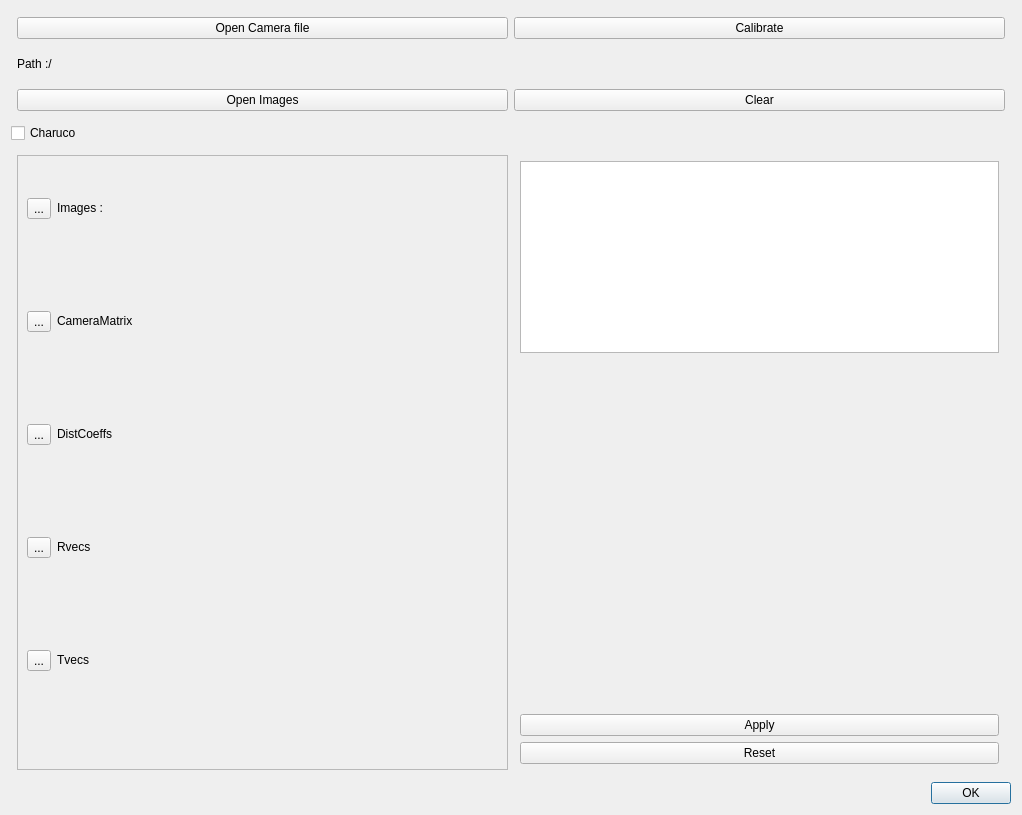
<?xml version="1.0" encoding="UTF-8"?>
<ui version="4.0">
 <class>CameraParamDialog</class>
 <widget class="QDialog" name="CameraParamDialog">
  <property name="geometry">
   <rect>
    <x>0</x>
    <y>0</y>
    <width>1022</width>
    <height>815</height>
   </rect>
  </property>
  <property name="windowTitle">
   <string>Dialog</string>
  </property>
  <layout class="QVBoxLayout" name="verticalLayout_2">
   <item>
    <layout class="QHBoxLayout" name="horizontalLayout">
     <property name="leftMargin">
      <number>6</number>
     </property>
     <property name="topMargin">
      <number>6</number>
     </property>
     <property name="rightMargin">
      <number>6</number>
     </property>
     <property name="bottomMargin">
      <number>6</number>
     </property>
     <item>
      <widget class="QPushButton" name="btn_openCamera">
       <property name="text">
        <string>Open Camera file</string>
       </property>
      </widget>
     </item>
     <item>
      <widget class="QPushButton" name="btn_calibrate">
       <property name="text">
        <string>Calibrate</string>
       </property>
      </widget>
     </item>
    </layout>
   </item>
   <item>
    <layout class="QHBoxLayout" name="horizontalLayout_3">
     <property name="leftMargin">
      <number>6</number>
     </property>
     <property name="topMargin">
      <number>6</number>
     </property>
     <property name="rightMargin">
      <number>6</number>
     </property>
     <property name="bottomMargin">
      <number>6</number>
     </property>
     <item>
      <widget class="QLabel" name="label">
       <property name="sizePolicy">
        <sizepolicy hsizetype="Fixed" vsizetype="Fixed">
         <horstretch>0</horstretch>
         <verstretch>0</verstretch>
        </sizepolicy>
       </property>
       <property name="text">
        <string>Path :/</string>
       </property>
      </widget>
     </item>
     <item>
      <widget class="QLabel" name="label_pathfile">
       <property name="sizePolicy">
        <sizepolicy hsizetype="Preferred" vsizetype="Fixed">
         <horstretch>0</horstretch>
         <verstretch>0</verstretch>
        </sizepolicy>
       </property>
       <property name="text">
        <string/>
       </property>
      </widget>
     </item>
    </layout>
   </item>
   <item>
    <layout class="QHBoxLayout" name="horizontalLayout_4">
     <property name="leftMargin">
      <number>6</number>
     </property>
     <property name="topMargin">
      <number>6</number>
     </property>
     <property name="rightMargin">
      <number>6</number>
     </property>
     <property name="bottomMargin">
      <number>6</number>
     </property>
     <item>
      <widget class="QPushButton" name="btn_openImages">
       <property name="text">
        <string>Open Images</string>
       </property>
      </widget>
     </item>
     <item>
      <widget class="QPushButton" name="btn_clear">
       <property name="text">
        <string>Clear</string>
       </property>
      </widget>
     </item>
    </layout>
   </item>
   <item>
    <widget class="QCheckBox" name="cb_charuco">
     <property name="text">
      <string>Charuco</string>
     </property>
    </widget>
   </item>
   <item>
    <layout class="QHBoxLayout" name="horizontalLayout_2">
     <property name="leftMargin">
      <number>6</number>
     </property>
     <property name="topMargin">
      <number>6</number>
     </property>
     <property name="rightMargin">
      <number>6</number>
     </property>
     <property name="bottomMargin">
      <number>6</number>
     </property>
     <item>
      <widget class="QScrollArea" name="scrollArea">
       <property name="sizePolicy">
        <sizepolicy hsizetype="Expanding" vsizetype="Expanding">
         <horstretch>0</horstretch>
         <verstretch>0</verstretch>
        </sizepolicy>
       </property>
       <property name="widgetResizable">
        <bool>true</bool>
       </property>
       <widget class="QWidget" name="scrollAreaWidgetContents">
        <property name="geometry">
         <rect>
          <x>0</x>
          <y>0</y>
          <width>491</width>
          <height>587</height>
         </rect>
        </property>
        <layout class="QGridLayout" name="gridLayout">
         <item row="8" column="1">
          <widget class="QLabel" name="print_rvecs">
           <property name="sizePolicy">
            <sizepolicy hsizetype="Fixed" vsizetype="Fixed">
             <horstretch>0</horstretch>
             <verstretch>0</verstretch>
            </sizepolicy>
           </property>
           <property name="text">
            <string/>
           </property>
          </widget>
         </item>
         <item row="9" column="0">
          <widget class="QToolButton" name="btn_tvecs">
           <property name="text">
            <string>...</string>
           </property>
          </widget>
         </item>
         <item row="2" column="1">
          <widget class="QLabel" name="label_cameramatrix">
           <property name="sizePolicy">
            <sizepolicy hsizetype="MinimumExpanding" vsizetype="Fixed">
             <horstretch>0</horstretch>
             <verstretch>0</verstretch>
            </sizepolicy>
           </property>
           <property name="text">
            <string>CameraMatrix</string>
           </property>
          </widget>
         </item>
         <item row="5" column="1">
          <widget class="QLabel" name="label_5">
           <property name="sizePolicy">
            <sizepolicy hsizetype="Fixed" vsizetype="Fixed">
             <horstretch>0</horstretch>
             <verstretch>0</verstretch>
            </sizepolicy>
           </property>
           <property name="text">
            <string>DistCoeffs</string>
           </property>
          </widget>
         </item>
         <item row="5" column="0">
          <widget class="QToolButton" name="btn_distcoeff">
           <property name="text">
            <string>...</string>
           </property>
          </widget>
         </item>
         <item row="9" column="1">
          <widget class="QLabel" name="label_3">
           <property name="sizePolicy">
            <sizepolicy hsizetype="Fixed" vsizetype="Fixed">
             <horstretch>0</horstretch>
             <verstretch>0</verstretch>
            </sizepolicy>
           </property>
           <property name="text">
            <string>Tvecs</string>
           </property>
          </widget>
         </item>
         <item row="7" column="1">
          <widget class="QLabel" name="label_4">
           <property name="sizePolicy">
            <sizepolicy hsizetype="Fixed" vsizetype="Fixed">
             <horstretch>0</horstretch>
             <verstretch>0</verstretch>
            </sizepolicy>
           </property>
           <property name="text">
            <string>Rvecs</string>
           </property>
          </widget>
         </item>
         <item row="7" column="0">
          <widget class="QToolButton" name="btn_rvecs">
           <property name="text">
            <string>...</string>
           </property>
          </widget>
         </item>
         <item row="2" column="0">
          <widget class="QToolButton" name="btn_cameramatrix">
           <property name="text">
            <string>...</string>
           </property>
          </widget>
         </item>
         <item row="6" column="1">
          <widget class="QLabel" name="print_distcoeffs">
           <property name="sizePolicy">
            <sizepolicy hsizetype="Fixed" vsizetype="Fixed">
             <horstretch>0</horstretch>
             <verstretch>0</verstretch>
            </sizepolicy>
           </property>
           <property name="text">
            <string/>
           </property>
          </widget>
         </item>
         <item row="3" column="1">
          <widget class="QLabel" name="print_cameramatrix">
           <property name="sizePolicy">
            <sizepolicy hsizetype="Fixed" vsizetype="Fixed">
             <horstretch>0</horstretch>
             <verstretch>0</verstretch>
            </sizepolicy>
           </property>
           <property name="text">
            <string/>
           </property>
          </widget>
         </item>
         <item row="10" column="1">
          <widget class="QLabel" name="print_tvecs">
           <property name="sizePolicy">
            <sizepolicy hsizetype="Fixed" vsizetype="Fixed">
             <horstretch>0</horstretch>
             <verstretch>0</verstretch>
            </sizepolicy>
           </property>
           <property name="text">
            <string/>
           </property>
          </widget>
         </item>
         <item row="0" column="1">
          <widget class="QLabel" name="label_2">
           <property name="sizePolicy">
            <sizepolicy hsizetype="Fixed" vsizetype="Fixed">
             <horstretch>0</horstretch>
             <verstretch>0</verstretch>
            </sizepolicy>
           </property>
           <property name="text">
            <string>Images :</string>
           </property>
          </widget>
         </item>
         <item row="0" column="0">
          <widget class="QToolButton" name="btn_printimages">
           <property name="text">
            <string>...</string>
           </property>
          </widget>
         </item>
         <item row="1" column="1">
          <widget class="QLabel" name="print_images">
           <property name="sizePolicy">
            <sizepolicy hsizetype="Fixed" vsizetype="Fixed">
             <horstretch>0</horstretch>
             <verstretch>0</verstretch>
            </sizepolicy>
           </property>
           <property name="text">
            <string/>
           </property>
          </widget>
         </item>
        </layout>
       </widget>
      </widget>
     </item>
     <item>
      <layout class="QVBoxLayout" name="verticalLayout_3">
       <property name="leftMargin">
        <number>6</number>
       </property>
       <property name="topMargin">
        <number>6</number>
       </property>
       <property name="rightMargin">
        <number>6</number>
       </property>
       <property name="bottomMargin">
        <number>6</number>
       </property>
       <item>
        <widget class="QListWidget" name="list_imgcalib">
         <property name="sizePolicy">
          <sizepolicy hsizetype="Preferred" vsizetype="Preferred">
           <horstretch>0</horstretch>
           <verstretch>0</verstretch>
          </sizepolicy>
         </property>
        </widget>
       </item>
       <item>
        <widget class="QLabel" name="imgview">
         <property name="sizePolicy">
          <sizepolicy hsizetype="MinimumExpanding" vsizetype="MinimumExpanding">
           <horstretch>0</horstretch>
           <verstretch>0</verstretch>
          </sizepolicy>
         </property>
         <property name="text">
          <string/>
         </property>
        </widget>
       </item>
       <item>
        <widget class="QPushButton" name="btn_apply">
         <property name="text">
          <string>Apply</string>
         </property>
        </widget>
       </item>
       <item>
        <widget class="QPushButton" name="btn_reset">
         <property name="text">
          <string>Reset</string>
         </property>
        </widget>
       </item>
      </layout>
     </item>
    </layout>
   </item>
   <item>
    <widget class="QDialogButtonBox" name="buttonBox">
     <property name="orientation">
      <enum>Qt::Horizontal</enum>
     </property>
     <property name="standardButtons">
      <set>QDialogButtonBox::Ok</set>
     </property>
    </widget>
   </item>
  </layout>
 </widget>
 <resources/>
 <connections>
  <connection>
   <sender>buttonBox</sender>
   <signal>accepted()</signal>
   <receiver>CameraParamDialog</receiver>
   <slot>accept()</slot>
   <hints>
    <hint type="sourcelabel">
     <x>248</x>
     <y>254</y>
    </hint>
    <hint type="destinationlabel">
     <x>157</x>
     <y>274</y>
    </hint>
   </hints>
  </connection>
  <connection>
   <sender>buttonBox</sender>
   <signal>rejected()</signal>
   <receiver>CameraParamDialog</receiver>
   <slot>reject()</slot>
   <hints>
    <hint type="sourcelabel">
     <x>316</x>
     <y>260</y>
    </hint>
    <hint type="destinationlabel">
     <x>286</x>
     <y>274</y>
    </hint>
   </hints>
  </connection>
 </connections>
</ui>
